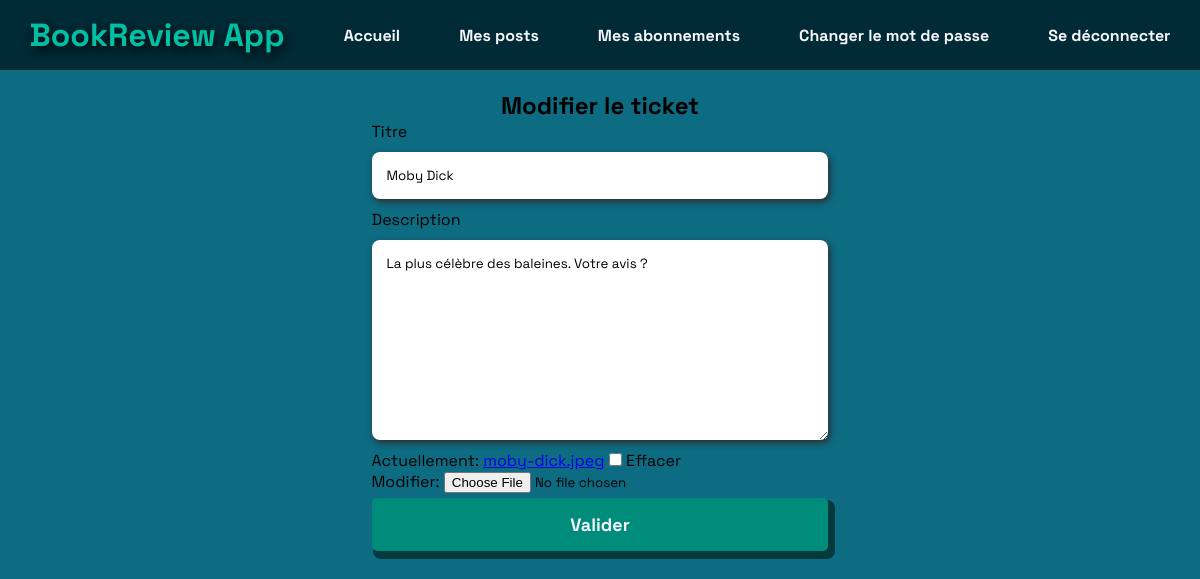
Screenshot of /ticket/12/update (signed in) with the database file from the repository.
### review/models.py (models this page shows, shortened)
class Ticket(models.Model):
    title = models.CharField(max_length=128)
    description = models.TextField(max_length=2048, blank=True)
    user = models.ForeignKey(settings.AUTH_USER_MODEL, on_delete=models.CASCADE)
    image = models.ImageField(null=True, blank=True)
    date_created = models.DateTimeField(auto_now_add=True)
    IMAGE_MAX_SIZE = (300, 600)

### review/views.py (the view, shortened to what this page needs)
# urls.py: path('ticket/<int:ticket_id>/update', login_required(review.views.TicketUpdate.as_view()), name='ticket-update'),
class TicketUpdate(View):
    def get(self, request, ticket_id):
        ticket = get_object_or_404(Ticket, id=ticket_id)
        form = forms.TicketForm(instance=ticket)
        if request.user != ticket.user:
            return redirect('tickets_reviews_feed')
        context = {
            "form": form,
        }
        return render(request, 'review/ticket_update.html', context)

### review/forms.py
class TicketForm(forms.ModelForm):
    def __init__(self, *args, **kwargs):
        super().__init__(*args, **kwargs)
        self.fields['title'].widget.attrs.update({'class': 'input_headline', "placeholder": " "})
        self.fields['title'].label = "Titre"
        self.fields['description'].widget.attrs.update({'class': 'input_body', "placeholder": " "})
        self.fields['description'].label = "Description"
    class Meta:
        model = Ticket
        fields = ['title', 'description', 'image']

### review/templates/review/ticket_update.html (shortened to what this page needs)
{% extends "base.html" %}
{% load static %}
{% block statics %}
    <link rel="stylesheet" type="text/css" href="{% static 'review/styles.css' %}?{% now "U" %}">
{% endblock %}
{% block content %}
    <div class="bloc-form-container">
        <h2 class="title-form">Modifier le ticket</h2>
        <form method="post" enctype="multipart/form-data">
            <div class="input-field">
                <label class="input-label" for="title">{{ form.title.label }}</label>
                {{ form.title }}
            </div>
            <div class="input-field">
                <label class="input-label" for="description">{{ form.description.label }}</label>
                {{ form.description }}
            </div>
            {{ form.image }}
            <button type="submit" class="btn-validate">Valider</button>
        </form>
    </div>
{% endblock %}

### static/base/styles.css (style rules this page uses)
* { margin: 0; padding: 0; box-sizing: border-box; -webkit-font-smoothing: antialiased; font-family: 'Space Grotesk', sans-serif; }

### review/static/review/styles.css (style rules this page uses)
body { background-color: #0D6B82; }
.btn-ticket, .btn-to-follow, .btn-followed, .btn-validate { width: 150px; padding: 15px; background: rgba(0, 140, 122, 1); border-radius: 5px; margin: 5px 0; box-shadow: 4px 5px 0 3px #05393b; border: none; cursor: pointer; transition: all 0.2s linear; color: #f5f6fa; font-weight: 900; font-size: 18px; position: relative; top: 0; left: 0; }
.bloc-form-container { display: flex; flex-direction: column; align-items: center; margin: 20px 0; }
.input-field { display: flex; flex-direction: column; }
.btn-validate { width: 100%; }
.title-form { text-align: center; }
.input_headline, .input_body, .input_rating { padding: 15px; border-radius: 8px; border: none; box-shadow: 2px 3px 6px 0 #2e2d2d; margin: 10px 0; }

### rows the page displays
Ticket: title "Moby Dick", description "La plus célèbre des baleines. Votre avis ?"
